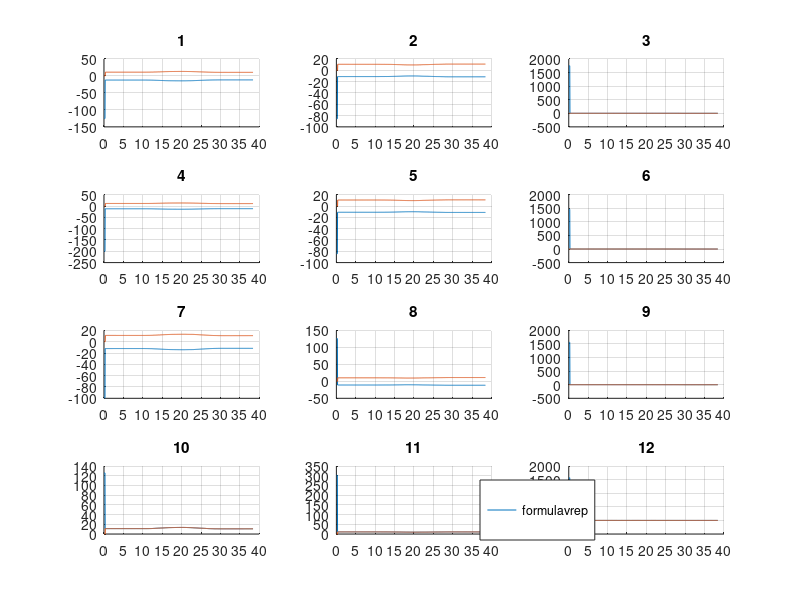
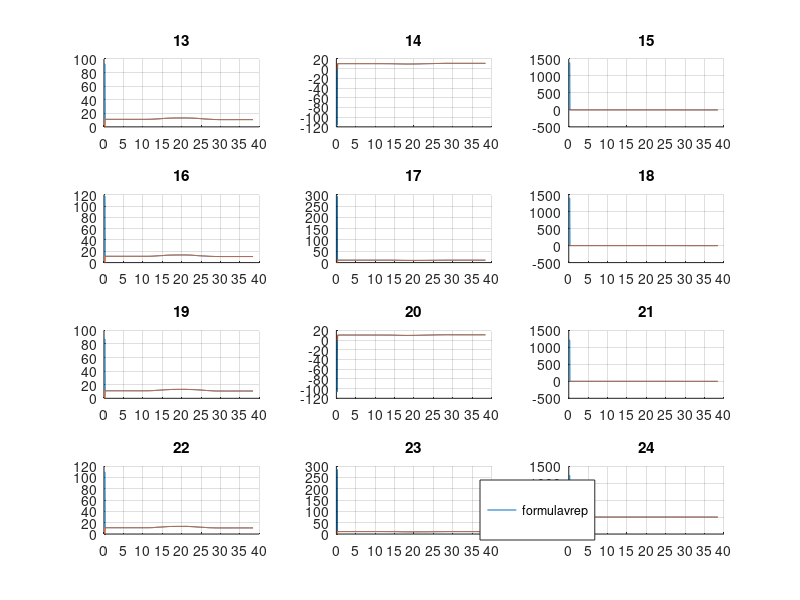
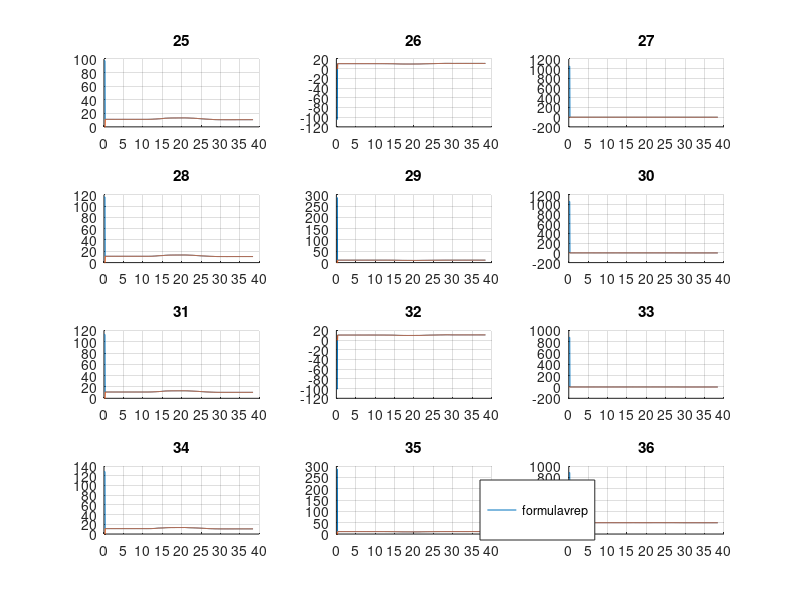
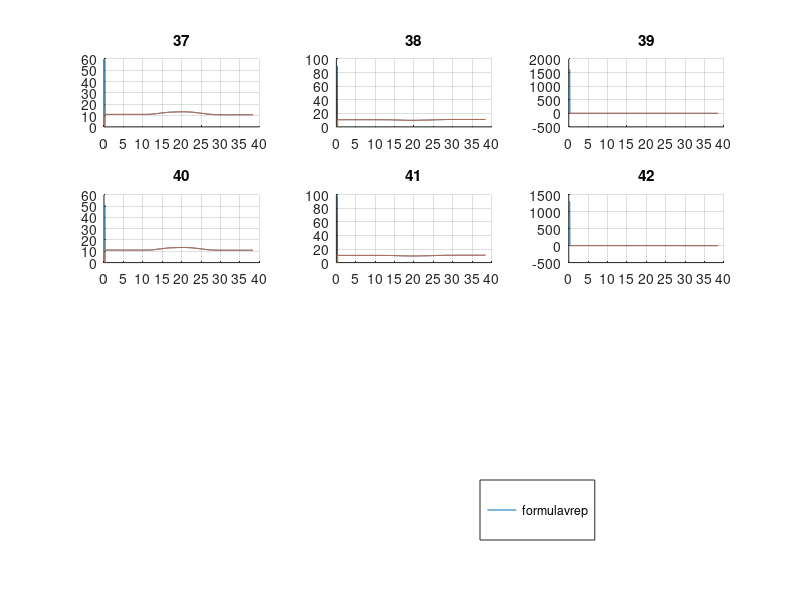

Reproduce these figures in MATLAB, in order.
clear all
close all
clc
cd /home/robot/
low = load('data_low.csv');

formula_human = low(:,273:314);
vrep_human = low(:,315:356);

  %% Plot cposes
len = 100;
fig_1 = figure('Name', '1-4')
a=1;
x_shift = -1;
y_shift = -0.5;
z_shift = 1.2;
subplot(4,3,a);
grid on;
hold on;
plot(x_shift-formula_human(:,a));
plot(vrep_human(:,a));
title(int2str(a));
set(gca,'XTick',0:100:100*len);
set(gca,'XTickLabel',0:0.05*100:len*100*0.05);

a=a+1;
subplot(4,3,a);
grid on;
hold on;
plot(y_shift-formula_human(:,a));
plot(vrep_human(:,a));
title(int2str(a));
set(gca,'XTick',0:100:100*len);
set(gca,'XTickLabel',0:0.05*100:len*100*0.05);
a=a+1;
subplot(4,3,a);
grid on;
hold on;
plot(z_shift+formula_human(:,a));
plot(vrep_human(:,a));
title(int2str(a));
set(gca,'XTick',0:100:100*len);
set(gca,'XTickLabel',0:0.05*100:len*100*0.05);

% 4
a=a+1;
subplot(4,3,a);
grid on;
hold on;
plot(x_shift-formula_human(:,a));
plot(vrep_human(:,a));
title(int2str(a));
set(gca,'XTick',0:100:100*len);
set(gca,'XTickLabel',0:0.05*100:len*100*0.05);

a=a+1;
subplot(4,3,a);
grid on;
hold on;
plot(y_shift-formula_human(:,a));
plot(vrep_human(:,a));
title(int2str(a));
set(gca,'XTick',0:100:100*len);
set(gca,'XTickLabel',0:0.05*100:len*100*0.05);

a=a+1;
subplot(4,3,a);
grid on;
hold on;
plot(z_shift+formula_human(:,a));
plot(vrep_human(:,a));
title(int2str(a));
set(gca,'XTick',0:100:100*len);
set(gca,'XTickLabel',0:0.05*100:len*100*0.05);

a=a+1;
subplot(4,3,a);
grid on;
hold on;
plot(x_shift-formula_human(:,a));
plot(vrep_human(:,a));
title(int2str(a));
set(gca,'XTick',0:100:100*len);
set(gca,'XTickLabel',0:0.05*100:len*100*0.05);

a=a+1;
subplot(4,3,a);
grid on;
hold on;
plot(y_shift-formula_human(:,a));
plot(vrep_human(:,a));
title(int2str(a));
set(gca,'XTick',0:100:100*len);
set(gca,'XTickLabel',0:0.05*100:len*100*0.05);

a=a+1;
subplot(4,3,a);
grid on;
hold on;
plot(z_shift+formula_human(:,a));
plot(vrep_human(:,a));
title(int2str(a));
set(gca,'XTick',0:100:100*len);
set(gca,'XTickLabel',0:0.05*100:len*100*0.05);

a=a+1;
subplot(4,3,a);
grid on;
hold on;
plot(formula_human(:,a));
plot(vrep_human(:,a));
title(int2str(a));
set(gca,'XTick',0:100:100*len);
set(gca,'XTickLabel',0:0.05*100:len*100*0.05);

a=a+1;
subplot(4,3,a);
grid on;
hold on;
plot(formula_human(:,a));
plot(vrep_human(:,a));
title(int2str(a));
set(gca,'XTick',0:100:100*len);
set(gca,'XTickLabel',0:0.05*100:len*100*0.05);

a=a+1;
subplot(4,3,a);
grid on;
hold on;
l1 = plot(formula_human(:,a));
l2 = plot(vrep_human(:,a));
title(int2str(a));
set(gca,'XTick',0:100:100*len);
set(gca,'XTickLabel',0:0.05*100:len*100*0.05);

hL = legend([l1,l2],["formula", "vrep"]);
newPosition = [0.6 0.1 0.1 0.1];
newUnits = 'normalized';
set(hL,'Position', newPosition,'Units', newUnits);

fig_2 = figure('Name', '5-8');
a=a+1;
sh = a-1;
subplot(4,3,a-sh);
grid on;
hold on;
plot(formula_human(:,a));
plot(vrep_human(:,a));
title(int2str(a));
set(gca,'XTick',0:100:100*len);
set(gca,'XTickLabel',0:0.05*100:len*100*0.05);

a=a+1;
subplot(4,3,a-sh);
grid on;
hold on;
plot(formula_human(:,a));
plot(vrep_human(:,a));
title(int2str(a));
set(gca,'XTick',0:100:100*len);
set(gca,'XTickLabel',0:0.05*100:len*100*0.05);

a=a+1;
subplot(4,3,a-sh);
grid on;
hold on;
plot(formula_human(:,a));
plot(vrep_human(:,a));
title(int2str(a));
set(gca,'XTick',0:100:100*len);
set(gca,'XTickLabel',0:0.05*100:len*100*0.05);

a=a+1;
subplot(4,3,a-sh);
grid on;
hold on;
plot(formula_human(:,a));
plot(vrep_human(:,a));
title(int2str(a));
set(gca,'XTick',0:100:100*len);
set(gca,'XTickLabel',0:0.05*100:len*100*0.05);

a=a+1;
subplot(4,3,a-sh);
grid on;
hold on;
plot(formula_human(:,a));
plot(vrep_human(:,a));
title(int2str(a));
set(gca,'XTick',0:100:100*len);
set(gca,'XTickLabel',0:0.05*100:len*100*0.05);

a=a+1;
subplot(4,3,a-sh);
grid on;
hold on;
plot(formula_human(:,a));
plot(vrep_human(:,a));
title(int2str(a));
set(gca,'XTick',0:100:100*len);
set(gca,'XTickLabel',0:0.05*100:len*100*0.05);

a=a+1;
subplot(4,3,a-sh);
grid on;
hold on;
plot(formula_human(:,a));
plot(vrep_human(:,a));
title(int2str(a));
set(gca,'XTick',0:100:100*len);
set(gca,'XTickLabel',0:0.05*100:len*100*0.05);

a=a+1;
subplot(4,3,a-sh);
grid on;
hold on;
plot(formula_human(:,a));
plot(vrep_human(:,a));
title(int2str(a));
set(gca,'XTick',0:100:100*len);
set(gca,'XTickLabel',0:0.05*100:len*100*0.05);

a=a+1;
subplot(4,3,a-sh);
grid on;
hold on;
plot(formula_human(:,a));
plot(vrep_human(:,a));
title(int2str(a));
set(gca,'XTick',0:100:100*len);
set(gca,'XTickLabel',0:0.05*100:len*100*0.05);

a=a+1;
subplot(4,3,a-sh);
grid on;
hold on;
plot(formula_human(:,a));
plot(vrep_human(:,a));
title(int2str(a));
set(gca,'XTick',0:100:100*len);
set(gca,'XTickLabel',0:0.05*100:len*100*0.05);

a=a+1;
subplot(4,3,a-sh);
grid on;
hold on;
plot(formula_human(:,a));
plot(vrep_human(:,a));
title(int2str(a));
set(gca,'XTick',0:100:100*len);
set(gca,'XTickLabel',0:0.05*100:len*100*0.05);

a=a+1;
subplot(4,3,a-sh);
grid on;
hold on;
l1 = plot(formula_human(:,a));
l2 = plot(vrep_human(:,a));
title(int2str(a));
set(gca,'XTick',0:100:100*len);
set(gca,'XTickLabel',0:0.05*100:len*100*0.05);

hL = legend([l1,l2],["formula", "vrep"]);
newPosition = [0.6 0.1 0.1 0.1];
newUnits = 'normalized';
set(hL,'Position', newPosition,'Units', newUnits);

fig_3 = figure('Name', '25-37');
a=a+1;
sh = a-1;
subplot(4,3,a-sh);
grid on;
hold on;
plot(formula_human(:,a));
plot(vrep_human(:,a));
title(int2str(a));
set(gca,'XTick',0:100:100*len);
set(gca,'XTickLabel',0:0.05*100:len*100*0.05);

a=a+1;
subplot(4,3,a-sh);
grid on;
hold on;
plot(formula_human(:,a));
plot(vrep_human(:,a));
title(int2str(a));
set(gca,'XTick',0:100:100*len);
set(gca,'XTickLabel',0:0.05*100:len*100*0.05);

a=a+1;
subplot(4,3,a-sh);
grid on;
hold on;
plot(formula_human(:,a));
plot(vrep_human(:,a));
title(int2str(a));
set(gca,'XTick',0:100:100*len);
set(gca,'XTickLabel',0:0.05*100:len*100*0.05);

a=a+1;
subplot(4,3,a-sh);
grid on;
hold on;
plot(formula_human(:,a));
plot(vrep_human(:,a));
title(int2str(a));
set(gca,'XTick',0:100:100*len);
set(gca,'XTickLabel',0:0.05*100:len*100*0.05);

a=a+1;
subplot(4,3,a-sh);
grid on;
hold on;
plot(formula_human(:,a));
plot(vrep_human(:,a));
title(int2str(a));
set(gca,'XTick',0:100:100*len);
set(gca,'XTickLabel',0:0.05*100:len*100*0.05);

a=a+1;
subplot(4,3,a-sh);
grid on;
hold on;
plot(formula_human(:,a));
plot(vrep_human(:,a));
title(int2str(a));
set(gca,'XTick',0:100:100*len);
set(gca,'XTickLabel',0:0.05*100:len*100*0.05);

a=a+1;
subplot(4,3,a-sh);
grid on;
hold on;
plot(formula_human(:,a));
plot(vrep_human(:,a));
title(int2str(a));
set(gca,'XTick',0:100:100*len);
set(gca,'XTickLabel',0:0.05*100:len*100*0.05);


a=a+1;
subplot(4,3,a-sh);
grid on;
hold on;
plot(formula_human(:,a));
plot(vrep_human(:,a));
title(int2str(a));
set(gca,'XTick',0:100:100*len);
set(gca,'XTickLabel',0:0.05*100:len*100*0.05);


a=a+1;
subplot(4,3,a-sh);
grid on;
hold on;
plot(formula_human(:,a));
plot(vrep_human(:,a));
title(int2str(a));
set(gca,'XTick',0:100:100*len);
set(gca,'XTickLabel',0:0.05*100:len*100*0.05);


a=a+1;
subplot(4,3,a-sh);
grid on;
hold on;
plot(formula_human(:,a));
plot(vrep_human(:,a));
title(int2str(a));
set(gca,'XTick',0:100:100*len);
set(gca,'XTickLabel',0:0.05*100:len*100*0.05);


a=a+1;
subplot(4,3,a-sh);
grid on;
hold on;
plot(formula_human(:,a));
plot(vrep_human(:,a));
title(int2str(a));
set(gca,'XTick',0:100:100*len);
set(gca,'XTickLabel',0:0.05*100:len*100*0.05);


a=a+1;
subplot(4,3,a-sh);
grid on;
hold on;
l1 = plot(formula_human(:,a));
l2 = plot(vrep_human(:,a));
title(int2str(a));
set(gca,'XTick',0:100:100*len);
set(gca,'XTickLabel',0:0.05*100:len*100*0.05);

hL = legend([l1,l2],["formula", "vrep"]);
newPosition = [0.6 0.1 0.1 0.1];
newUnits = 'normalized';
set(hL,'Position', newPosition,'Units', newUnits);

fig_4 = figure('Name', '38-40');
a=a+1;
sh = a-1;
subplot(4,3,a-sh);
grid on;
hold on;
plot(formula_human(:,a));
plot(vrep_human(:,a));
title(int2str(a));
set(gca,'XTick',0:100:100*len);
set(gca,'XTickLabel',0:0.05*100:len*100*0.05);

a=a+1;
subplot(4,3,a-sh);
grid on;
hold on;
plot(formula_human(:,a));
plot(vrep_human(:,a));
title(int2str(a));
set(gca,'XTick',0:100:100*len);
set(gca,'XTickLabel',0:0.05*100:len*100*0.05);

a=a+1
subplot(4,3,a-sh);
grid on;
hold on;
plot(formula_human(:,a));
plot(vrep_human(:,a));
title(int2str(a));
set(gca,'XTick',0:100:100*len);
set(gca,'XTickLabel',0:0.05*100:len*100*0.05);

a=a+1;
subplot(4,3,a-sh);
grid on;
hold on;
plot(formula_human(:,a));
plot(vrep_human(:,a));
title(int2str(a));
set(gca,'XTick',0:100:100*len);
set(gca,'XTickLabel',0:0.05*100:len*100*0.05);

a=a+1;
subplot(4,3,a-sh);
grid on;
hold on;
plot(formula_human(:,a));
plot(vrep_human(:,a));
title(int2str(a));
set(gca,'XTick',0:100:100*len);
set(gca,'XTickLabel',0:0.05*100:len*100*0.05);

a=a+1;
subplot(4,3,a-sh);
grid on;
hold on;
l1=plot(formula_human(:,a));
l2=plot(vrep_human(:,a));
title(int2str(a));
set(gca,'XTick',0:100:100*len);
set(gca,'XTickLabel',0:0.05*100:len*100*0.05);



hL = legend([l1,l2],["formula", "vrep"]);
newPosition = [0.6 0.1 0.1 0.1];
newUnits = 'normalized';
set(hL,'Position', newPosition,'Units', newUnits);

